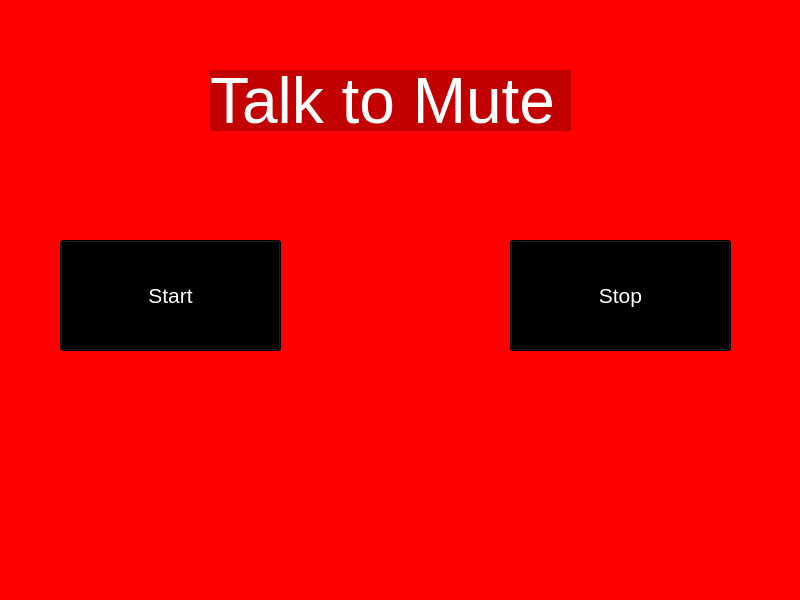
<?xml version="1.0" encoding="UTF-8"?>
<ui version="4.0">
 <class>MainWindow</class>
 <widget class="QMainWindow" name="MainWindow">
  <property name="enabled">
   <bool>true</bool>
  </property>
  <property name="geometry">
   <rect>
    <x>0</x>
    <y>0</y>
    <width>800</width>
    <height>600</height>
   </rect>
  </property>
  <property name="maximumSize">
   <size>
    <width>800</width>
    <height>600</height>
   </size>
  </property>
  <property name="font">
   <font>
    <family>Californian FB</family>
    <pointsize>14</pointsize>
   </font>
  </property>
  <property name="mouseTracking">
   <bool>true</bool>
  </property>
  <property name="windowTitle">
   <string>Talk to Mute</string>
  </property>
  <property name="windowIcon">
   <iconset>
    <normaloff>../../../../Pictures/ugo_trans.ico</normaloff>../../../../Pictures/ugo_trans.ico</iconset>
  </property>
  <property name="autoFillBackground">
   <bool>true</bool>
  </property>
  <property name="styleSheet">
   <string notr="true"/>
  </property>
  <widget class="QWidget" name="centralwidget">
   <property name="autoFillBackground">
    <bool>false</bool>
   </property>
   <property name="styleSheet">
    <string notr="true">background-color: rgb(255, 0, 0);</string>
   </property>
   <widget class="QLabel" name="Backgroundimage">
    <property name="enabled">
     <bool>true</bool>
    </property>
    <property name="geometry">
     <rect>
      <x>9</x>
      <y>9</y>
      <width>782</width>
      <height>582</height>
     </rect>
    </property>
    <property name="sizePolicy">
     <sizepolicy hsizetype="Maximum" vsizetype="Maximum">
      <horstretch>0</horstretch>
      <verstretch>0</verstretch>
     </sizepolicy>
    </property>
    <property name="maximumSize">
     <size>
      <width>800</width>
      <height>600</height>
     </size>
    </property>
    <property name="styleSheet">
     <string notr="true"/>
    </property>
    <property name="text">
     <string/>
    </property>
    <property name="pixmap">
     <pixmap resource="res.qrc">:/newPrefix/Untitled-1.png</pixmap>
    </property>
    <property name="scaledContents">
     <bool>true</bool>
    </property>
   </widget>
   <widget class="QPushButton" name="Start">
    <property name="geometry">
     <rect>
      <x>60</x>
      <y>240</y>
      <width>221</width>
      <height>111</height>
     </rect>
    </property>
    <property name="font">
     <font>
      <pointsize>16</pointsize>
     </font>
    </property>
    <property name="styleSheet">
     <string notr="true">background-color: rgb(0, 0, 0);
color: rgb(255, 255, 255);</string>
    </property>
    <property name="text">
     <string>Start</string>
    </property>
   </widget>
   <widget class="QPushButton" name="Stop">
    <property name="geometry">
     <rect>
      <x>510</x>
      <y>240</y>
      <width>221</width>
      <height>111</height>
     </rect>
    </property>
    <property name="font">
     <font>
      <pointsize>16</pointsize>
     </font>
    </property>
    <property name="styleSheet">
     <string notr="true">background-color: rgb(0, 0, 0);
color: rgb(255, 255, 255);</string>
    </property>
    <property name="text">
     <string>Stop</string>
    </property>
   </widget>
   <widget class="QLabel" name="Title">
    <property name="geometry">
     <rect>
      <x>210</x>
      <y>70</y>
      <width>361</width>
      <height>61</height>
     </rect>
    </property>
    <property name="font">
     <font>
      <pointsize>48</pointsize>
     </font>
    </property>
    <property name="styleSheet">
     <string notr="true">color: rgb(255, 255, 255);
background-color: rgb(0, 0, 0, 60);</string>
    </property>
    <property name="text">
     <string>Talk to Mute</string>
    </property>
   </widget>
  </widget>
 </widget>
 <resources>
  <include location="res.qrc"/>
  <include location="res1.qrc"/>
 </resources>
 <connections/>
</ui>
